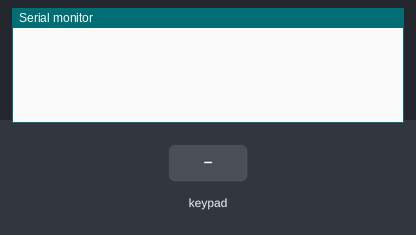
A sketch run on a simulated Arduino Uno, built with avr-gcc and run on an emulated ATmega328P. Parts: the last lines printed to the serial monitor. The inputs (shaded band) are chosen by the test bench.

Above: at 1.2 s.
1.3 s: key '1' pressed
At 1.8 s:
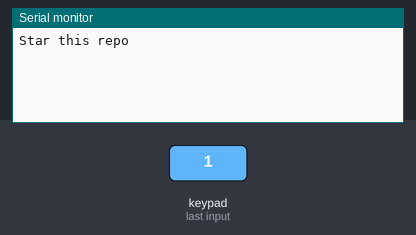
2.8 s: keypad keys 9 8 7 6 pressed 0.4 s apart
At 4.9 s:
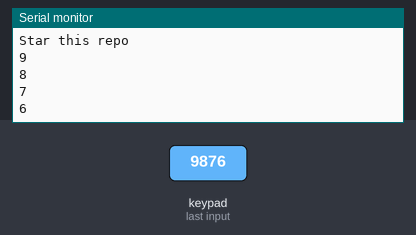
5.9 s: key '2' pressed
At 6.3 s:
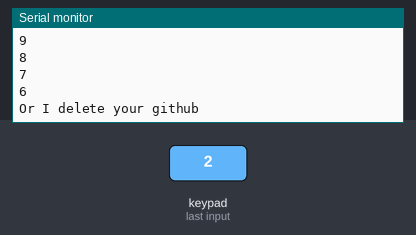
7.4 s: keypad keys 9 8 7 6 # pressed 0.4 s apart
At 10.2 s:
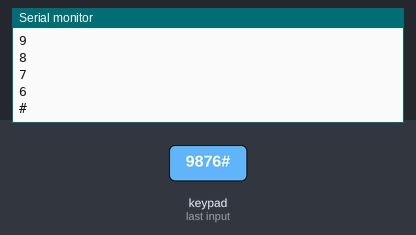
10.9 s: key '3' pressed
At 11.6 s:
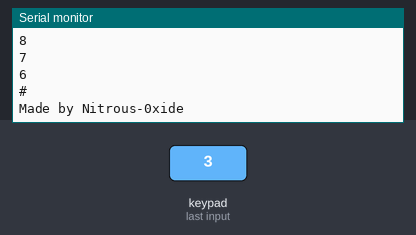
12.4 s: keypad keys 9 8 7 6 * pressed 0.4 s apart
At 15.1 s:
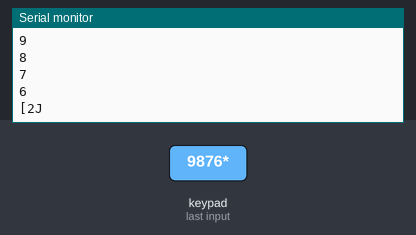
Timing chart, 0 to 16.6 s (numbered marks = the images above; inputs shaded):
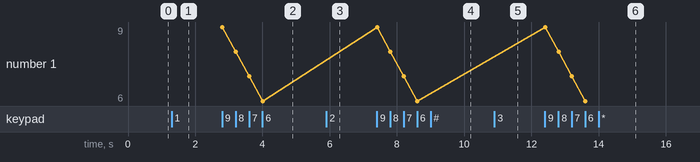

Measured:
- after the input at 1.3 s, the serial monitor: prints a new line at once (image 1)
- after the input at 2.8 s, the serial monitor: prints a new line at once (image 2)
- after the input at 5.9 s, the serial monitor: prints a new line at once (image 3)
- after the input at 7.4 s, the serial monitor: prints a new line at once (image 4)
- after the input at 10.9 s, the serial monitor: prints a new line at once (image 5)
- after the input at 12.4 s, the serial monitor: prints a new line at once (image 6)

The sketch:

main.ino
```cpp
#include <Keypad.h>

const int ROW_NUM = 4; // four rows
const int COLUMN_NUM = 4; // four columns

char keys[ROW_NUM][COLUMN_NUM] = {
  {'1', '2', '3', 'A'},
  {'4', '5', '6', 'B'},
  {'7', '8', '9', 'C'},
  {'*', '0', '#', 'D'}
};

byte pin_rows[ROW_NUM] = {9, 8, 7, 6}; // connect to the row pinouts of the keypad
byte pin_column[COLUMN_NUM] = {5, 4, 3, 2}; // connect to the column pinouts of the keypad

Keypad keypad = Keypad(makeKeymap(keys), pin_rows, pin_column, ROW_NUM, COLUMN_NUM);

void setup() {
  Serial.begin(9600);
}

void loop() {
  char key = keypad.getKey();

  if (key) {
    switch (key) {
      case '1':
        Serial.println("Star this repo");
        break;
      case '2':
        Serial.println("Or I delete your github");
        break;
      case '3':
        Serial.println("Made by Nitrous-0xide");
        break;
      case 'A':
        Serial.println("A");
        break;
      case '4':
        Serial.println("4");
        break;
      case '5':
        Serial.println("5");
        break;
      case '6':
        Serial.println("6");
        break;
      case 'B':
        Serial.println("B");
        break;
      case '7':
        Serial.println("7");
        break;
      case '8':
        Serial.println("8");
        break;
      case '9':
        Serial.println("9");
        break;
      case 'C':
        Serial.println("C");
        break;
      case '*':
        Serial.print("[2J");
        break;
      case '0':
        Serial.println("0");
        break;
      case '#':
        Serial.println("#");
        break;
      case 'D':
        Serial.println("D");
        break;
      default:
        Serial.println(key);
        break;
    }
  }
}
```
